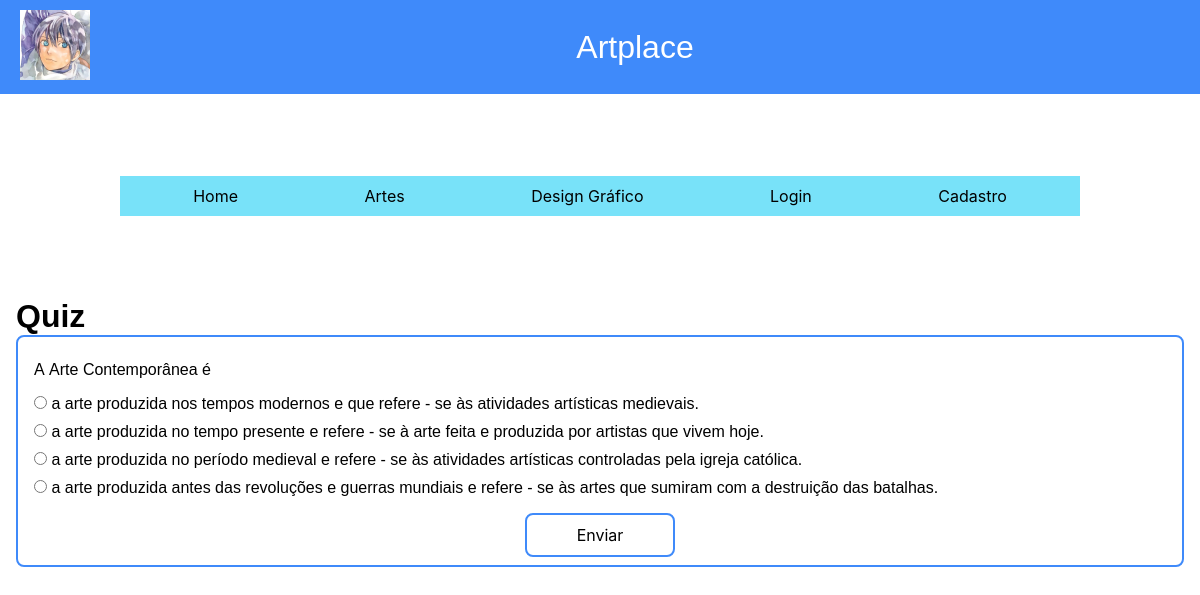
/pages/question.php?idQuiz=1, run on the app's committed database.
### tables this page shows
CREATE TABLE `quiz` (
  `id` int PRIMARY KEY AUTO_INCREMENT,
  `resposta_certa` text,
  `enunciado` text,
  `fonte` text,
  `questao` int,
  `comentario` text
);

CREATE TABLE `questoes4respostas` (
  `id` int,
  `pergunta1` varchar(255),
  `pergunta2` varchar(255),
  `pergunta3` varchar(255),
  `pergunta4` varchar(255)
);

### pages/question.php (the view, shortened to what this page needs)
<!DOCTYPE html>
<html lang="pt-BR">
<head>
	<link rel="stylesheet" href="../css/style.css">
	<link rel="stylesheet" href="../css/quiz.css">
</head>
<body>
	<?php include("./header.php"); ?>
	<?php
	$idQuiz = $_GET['idQuiz'];
	include("../php/connection.php");
	$sql = "SELECT * FROM quiz WHERE quiz.id = $idQuiz";
	$result = mysqli_query($conn, $sql);
	$row_quiz = mysqli_fetch_assoc($result);
	$questoes4respostas = "SELECT * FROM questoes4respostas WHERE id = $idQuiz";
	$trueOrFalse = "SELECT * FROM trueOrFalse WHERE id = $idQuiz";
	$questoes4respostas_result = mysqli_query($conn, $questoes4respostas);
	$trueOrFalse_result = mysqli_query($conn, $trueOrFalse);
	$questoes4respostas_row = mysqli_fetch_assoc($questoes4respostas_result);
	$trueOrFalse_row = mysqli_fetch_assoc($trueOrFalse_result);
	$perguntaArr = array();
	if ($questoes4respostas_row) {
		$perguntaArr = $questoes4respostas_row;
	} else {
		$perguntaArr = $trueOrFalse_row;
	}
	$enunciado = $row_quiz['enunciado'];
	?>
	<main class="container">
		<div class="quiz">
			<div class="quiz__header">
				<h1 class="quiz__title">Quiz</h1>
			</div>
			<form class="quiz__body" action="../php/sendQuiz.php?id=<?= $idQuiz ?>" method="POST">
				<div class="quiz__question">
					<p class="quiz__question-text">
						<?= $enunciado ?>
					</p>
					<div class="quiz__question-options">
						<?php
						foreach ($perguntaArr as $key => $value) :
							if ($key != 'id') :
								$checked = '';
								$class = '';
						?>
								<label class="quiz__question-option <?= $class ?>">
									<input type="radio" name="questions[]" value="<?= $key ?>" <?= $checked ?> />
									<?= $value ?>
								</label>
						<?php
							endif;
						endforeach;
						?>
					</div>
				</div>
				<div class="buttons">
					<button class="btn outline">
						Enviar
					</button>
				</div>
			</form>
		</div>
	</main>
</body>
</html>

### css/style.css (style rules this page uses)
:root { --color-primary: #3f8afa; --color-secondary: #78e2f9; --color-white: #fff; --color-black: #000; --color-red: #fa3f3f; }
* { margin: 0; padding: 0; box-sizing: border-box; font-family: "Inter", sans-serif; }

### css/quiz.css (style rules this page uses)
:root { --color-primary: #3f8afa; --color-secondary: #78e2f9; --color-white: #fff; --color-black: #000; }
* { margin: 0; padding: 0; box-sizing: border-box; font-family: "Popins", sans-serif; }
.container { width: 100%; max-width: 1200px; margin: 0 auto; padding: 0 1rem; }
.quiz__body { border: 2px solid var(--color-primary); border-radius: 0.5rem; padding: 0.5rem; }
.quiz__question { margin: 1rem 0.5rem; border-radius: 0.5rem; }
.quiz__question-text { margin: 1rem 0; }
.quiz__question-options { display: flex; flex-direction: column; align-items: flex-start; gap: 10px; }
.buttons { display: flex; justify-content: space-around; width: 100%; flex-wrap: wrap; gap: 1rem; }
.buttons .btn { padding: 10px; font-family: "inter", sans-serif; border: none; border-radius: 0.5rem; background-color: var(--color-primary); color: var(--color-white); min-width: 150px; cursor: pointer; transition: all 0.3s ease; text-decoration: none; text-align: center; font-size: 16px; }
.buttons .outline { background-color: transparent; color: var(--color-black); border: 2px solid var(--color-primary); }

### pages/header.php (style rules this page uses)
:root { --color-primary: #3f8afa; --color-secondary: #78e2f9; --color-white: #fff; --color-black: #000; }
* { margin: 0; padding: 0; box-sizing: border-box; }

### data on the page
quiz: enunciado "А Аrtе Соntеmроrânеа é"
questoes4respostas: pergunta1 "а аrtе produzida nos tempos modernos e que refere - se às atividades artísticas medievais.", pergunta2 "a arte produzida no tempo presente e refere - se à arte feita e produzida por artistas que vivem hoje.", pergunta3 "a arte produzida no período medieval e refere - se às atividades artísticas controladas pela igreja católica.", pergunta4 "a arte produzida antes das revoluções e guerras mundiais e refere - se às artes que sumiram com a destruição das batalhas."

### other printed values
$link[0] "Home"
$link[0] "Artes"
$link[0] "Design Gráfico"
$link[0] "Login"
$link[0] "Cadastro"
